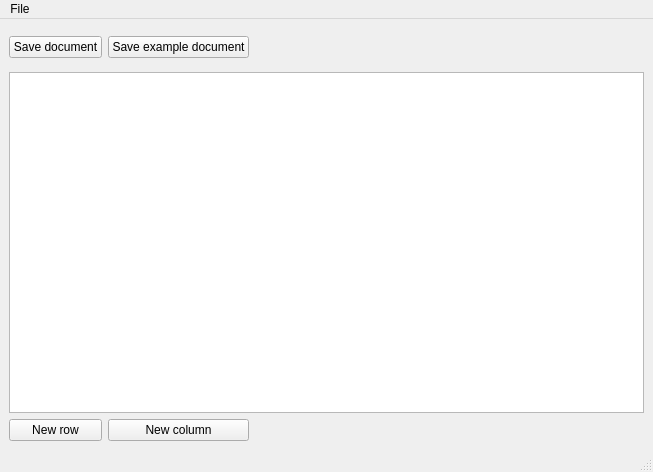
<?xml version="1.0" encoding="UTF-8"?>
<ui version="4.0">
 <class>MainWindow</class>
 <widget class="QMainWindow" name="MainWindow">
  <property name="geometry">
   <rect>
    <x>0</x>
    <y>0</y>
    <width>653</width>
    <height>472</height>
   </rect>
  </property>
  <property name="windowTitle">
   <string>MainWindow</string>
  </property>
  <widget class="QWidget" name="centralwidget">
   <layout class="QGridLayout" name="gridLayout">
    <item row="0" column="2">
     <spacer name="horizontalSpacer">
      <property name="orientation">
       <enum>Qt::Orientation::Horizontal</enum>
      </property>
      <property name="sizeHint" stdset="0">
       <size>
        <width>386</width>
        <height>38</height>
       </size>
      </property>
     </spacer>
    </item>
    <item row="0" column="1">
     <widget class="QPushButton" name="buttonSaveExampleDocument">
      <property name="text">
       <string>Save example document</string>
      </property>
     </widget>
    </item>
    <item row="1" column="0" colspan="3">
     <widget class="QTableWidget" name="tableWidget"/>
    </item>
    <item row="0" column="0">
     <widget class="QPushButton" name="buttonSaveDocument">
      <property name="text">
       <string>Save document</string>
      </property>
     </widget>
    </item>
    <item row="2" column="0">
     <widget class="QPushButton" name="buttonNewRow">
      <property name="text">
       <string>New row</string>
      </property>
     </widget>
    </item>
    <item row="2" column="1">
     <widget class="QPushButton" name="buttonNewColumn">
      <property name="text">
       <string>New column</string>
      </property>
     </widget>
    </item>
   </layout>
  </widget>
  <widget class="QMenuBar" name="menubar">
   <property name="geometry">
    <rect>
     <x>0</x>
     <y>0</y>
     <width>653</width>
     <height>22</height>
    </rect>
   </property>
   <widget class="QMenu" name="menuFile">
    <property name="title">
     <string>File</string>
    </property>
    <addaction name="actionClose"/>
   </widget>
   <addaction name="menuFile"/>
  </widget>
  <widget class="QStatusBar" name="statusbar"/>
  <action name="actionClose">
   <property name="text">
    <string>Close</string>
   </property>
  </action>
 </widget>
 <resources/>
 <connections/>
</ui>
